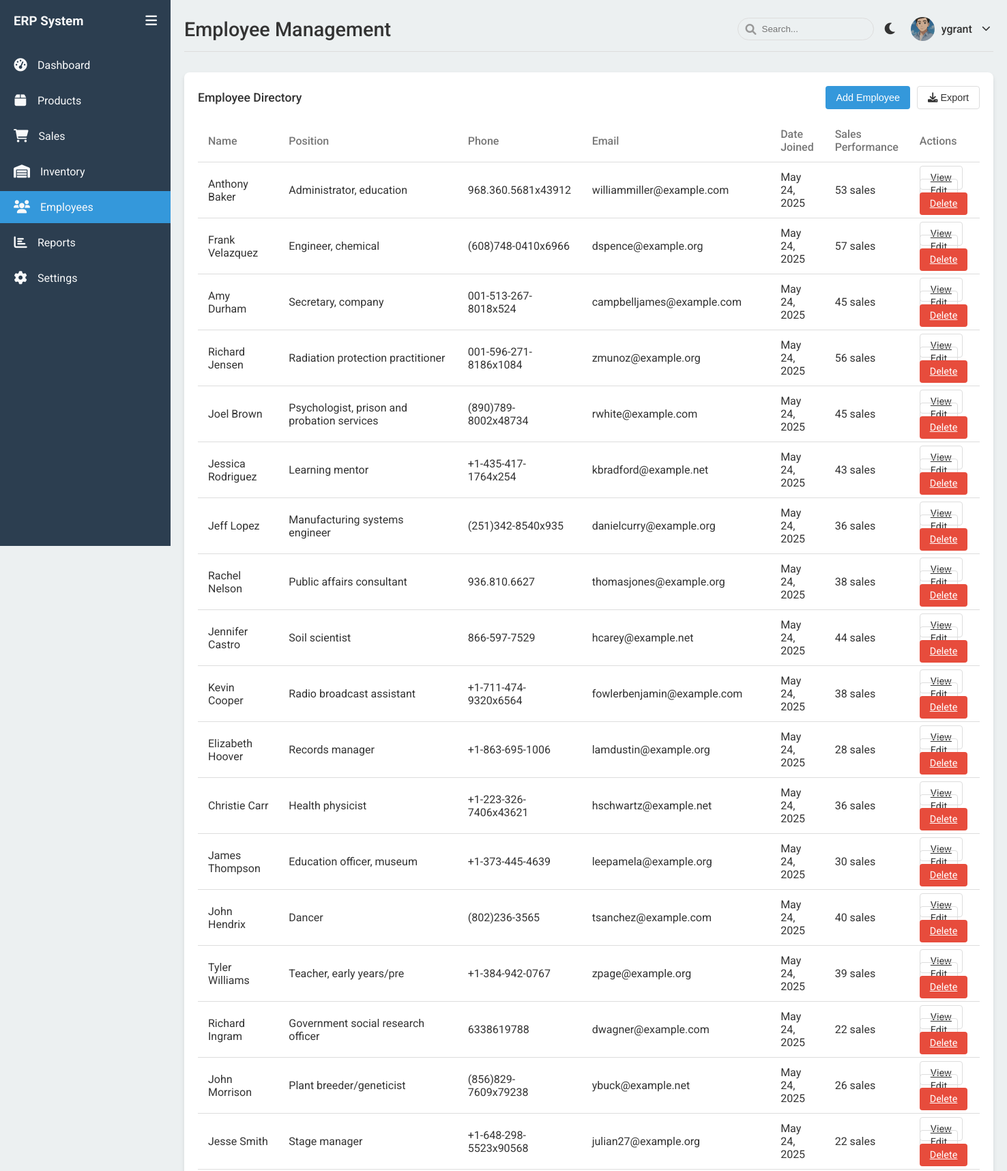
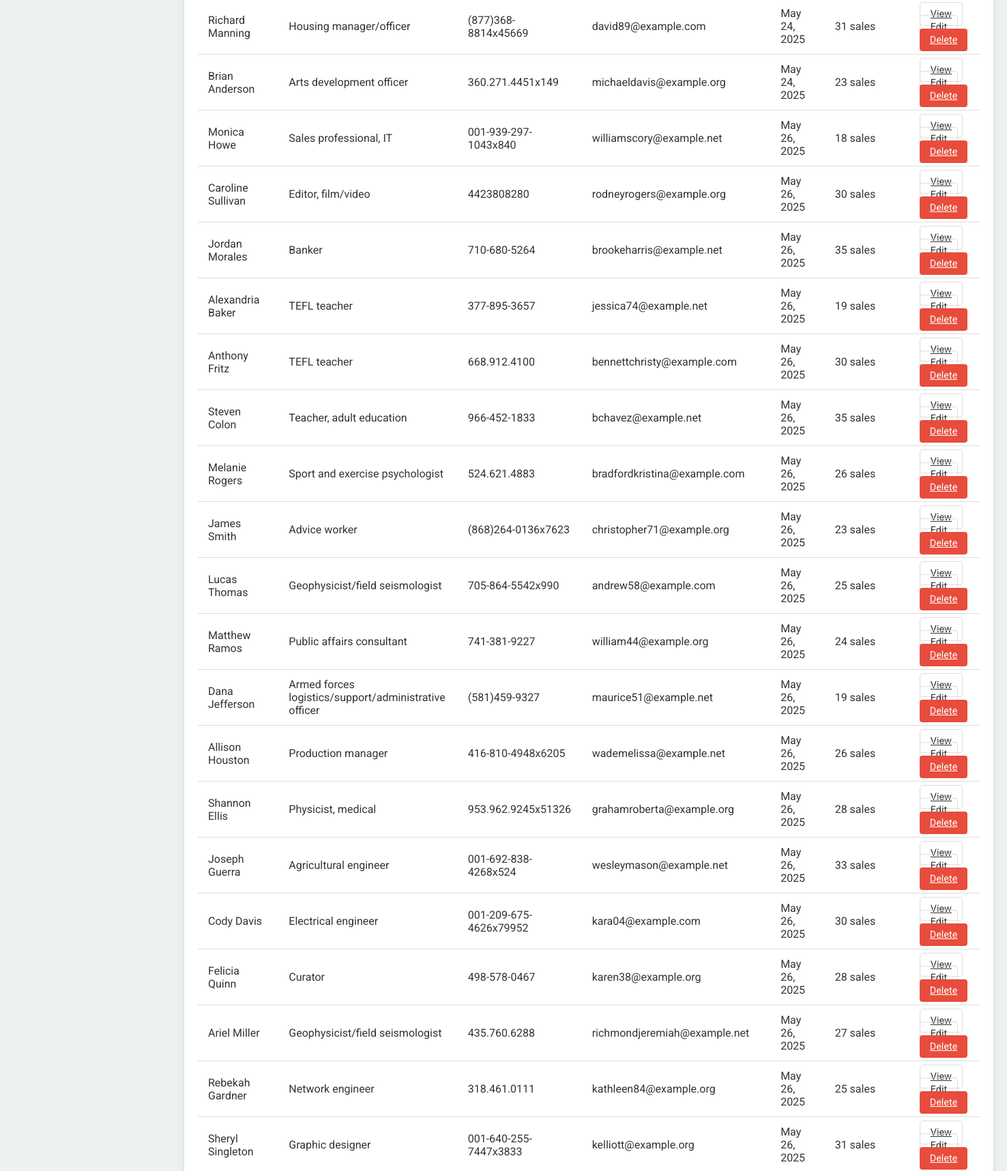
Page /employees/ (signed in, upper part) on the committed database (2 pictures, top to bottom).
### main/models.py (models this page shows, shortened)
class Employee(models.Model):
    user = models.OneToOneField(User, on_delete=models.CASCADE, null=True, blank=True)
    name = models.CharField(max_length=100)
    position = models.CharField(max_length=100)
    phone = models.CharField(max_length=20)
    email = models.EmailField()
    date_joined = models.DateField(auto_now_add=True)

### main/views.py (the view)
@login_required
def employees(request):
    employees_list = Employee.objects.all()
    max_sales = Sale.objects.values('employee').annotate(count=Count('id')).order_by('-count').first()
    max_count = max_sales['count'] if max_sales else 1
    for employee in employees_list:
        employee.sales_count = Sale.objects.filter(employee=employee).count()
        employee.performance_percentage = (employee.sales_count / max_count) * 100 if max_count > 0 else 0
    employee_names = []
    employee_sales = []
    for employee in employees_list:
        employee_names.append(employee.name)
        employee_sales.append(employee.sales_count)
    context = {
        'employees': employees_list,
        'employee_names': json.dumps(employee_names),
        'employee_sales': json.dumps(employee_sales),
    }
    return render(request, 'main/employees.html', context)

### main/templates/main/employees.html (shortened to what this page needs)
{% extends 'main/base.html' %}
{% load static %}
{% block header_title %}Employee Management{% endblock %}
{% block content %}
<div class="table-container">
    <div class="table-header">
        <h3 class="table-title">Employee Directory</h3>
        <div class="table-actions">
            <button class="btn btn-primary" id="addEmployeeBtn">Add Employee</button>
            <button class="btn btn-outline" id="exportEmployeesBtn">
                <i class="fas fa-download"></i> Export
            </button>
        </div>
    </div>
    <table>
        <thead>
            <tr>
                <th>Name</th>
                <th>Position</th>
                <th>Phone</th>
                <th>Email</th>
                <th>Date Joined</th>
                <th>Sales Performance</th>
                <th>Actions</th>
            </tr>
        </thead>
        <tbody>
            {% for employee in employees %}
            <tr>
                <td>{{ employee.name }}</td>
                <td>{{ employee.position }}</td>
                <td>{{ employee.phone }}</td>
                <td>{{ employee.email }}</td>
                <td>{{ employee.date_joined|date:"M d, Y" }}</td>
                <td>
                    <span class="progress-text">{{ employee.sales_count }} sales</span>
                </td>
                <td>
                    <a href="{% url 'employee_detail' employee.id %}" class="btn btn-outline btn-sm">View</a>
                    <a href="{% url 'edit_employee' employee.id %}" class="btn btn-outline btn-sm">Edit</a>
                    <a href="{% url 'delete_employee' employee.id %}" class="btn btn-danger btn-sm">Delete</a>
                </td>
            </tr>
            {% empty %}
            <tr>
                <td colspan="7" style="text-align: center;">No employees found</td>
            </tr>
            {% endfor %}
        </tbody>
    </table>
</div>
{% endblock %}

### main/templates/main/base.html (shortened to what this page needs)
<!DOCTYPE html>
{% load static %}
<html lang="en">
<head>
    <link rel="stylesheet" href="https://cdnjs.cloudflare.com/ajax/libs/font-awesome/6.0.0-beta3/css/all.min.css">
    {% load static %}
    <link rel="stylesheet" href="{% static 'main/css/style.css' %}">
</head>
<body>
    <div class="wrapper">
        <nav class="sidebar" id="sidebar">
            <div class="sidebar-header">
                <h3>ERP System</h3>
                <button class="sidebar-toggle" id="sidebarToggle">
                    <i class="fas fa-bars"></i>
                </button>
            </div>
            <div class="sidebar-menu">
                <ul>
                    <li>
                        <a href="{% url 'dashboard' %}" class="{% if request.path == '/dashboard/' %}active{% endif %}">
                            <span class="icon"><i class="fas fa-tachometer-alt"></i></span>
                            <span class="menu-text">Dashboard</span>
                        </a>
                    </li>
                    <li>
                        <a href="{% url 'products' %}" class="{% if 'products' in request.path %}active{% endif %}">
                            <span class="icon"><i class="fas fa-box"></i></span>
                            <span class="menu-text">Products</span>
                        </a>
                    </li>
                    <li>
                        <a href="{% url 'sales' %}" class="{% if 'sales' in request.path %}active{% endif %}">
                            <span class="icon"><i class="fas fa-shopping-cart"></i></span>
                            <span class="menu-text">Sales</span>
                        </a>
                    </li>
                    <li>
                        <a href="{% url 'inventory' %}" class="{% if 'inventory' in request.path %}active{% endif %}">
                            <span class="icon"><i class="fas fa-warehouse"></i></span>
                            <span class="menu-text">Inventory</span>
                        </a>
                    </li>
                    <li>
                        <a href="{% url 'employees' %}" class="{% if 'employees' in request.path %}active{% endif %}">
                            <span class="icon"><i class="fas fa-users"></i></span>
                            <span class="menu-text">Employees</span>
                        </a>
                    </li>
                    <li>
                        <a href="{% url 'reports' %}" class="{% if 'reports' in request.path %}active{% endif %}">
                            <span class="icon"><i class="fas fa-chart-bar"></i></span>
                            <span class="menu-text">Reports</span>
                        </a>
                    </li>
                    <li>
                        <a href="{% url 'settings' %}" class="{% if 'settings' in request.path %}active{% endif %}">
                            <span class="icon"><i class="fas fa-cog"></i></span>
                            <span class="menu-text">Settings</span>
                        </a>
                    </li>
                </ul>
            </div>
        </nav>
        <div class="main-content" id="mainContent">
            <div class="header">
                <h1>{% block header_title %}Dashboard{% endblock %}</h1>
                <div class="header-actions">
                    <div class="search-box">
                        <i class="fas fa-search"></i>
                        <input type="text" placeholder="Search..." id="searchInput">
                    </div>
                    <button class="theme-toggle" id="themeToggle">
                        <i class="fas fa-moon"></i>
                    </button>
                    <div class="user-profile-dropdown">
                        <div class="user-profile" id="userProfileTrigger">
                            <img src="{% static 'main/img/avatar.jpg' %}" alt="User">
                            <span>{{ request.user.username|default:'Admin' }}</span>
                            <i class="fas fa-chevron-down dropdown-arrow"></i>
                        </div>
                    </div>
                </div>
            </div>
            {% block content %}{% endblock %}
        </div>
    </div>
</body>
</html>

### main/static/main/css/style.css (style rules this page uses)
:root { --primary-color: #3498db; --secondary-color: #2ecc71; --danger-color: #e74c3c; --warning-color: #f39c12; --dark-color: #2c3e50; --light-color: #ecf0f1; --text-color: #333; --text-light: #f8f9fa; --border-color: #ddd; --shadow: 0 4px 6px rgba(0, 0, 0, 0.1); --transition: all 0.3s ease; }
* { margin: 0; padding: 0; box-sizing: border-box; }
body { font-family: 'Roboto', sans-serif; background-color: var(--light-color); color: var(--text-color); transition: var(--transition); }
.wrapper { display: flex; min-height: 100vh; }
.sidebar { width: 250px; background-color: var(--dark-color); color: var(--text-light); transition: var(--transition); position: fixed; height: 100vh; z-index: 1000; }
.sidebar-header { padding: 20px; display: flex; align-items: center; justify-content: space-between; }
.sidebar-header h3 { overflow: hidden; white-space: nowrap; transition: var(--transition); }
.sidebar-toggle { background: none; border: none; color: var(--text-light); cursor: pointer; font-size: 1.2rem; }
.sidebar-menu { padding: 10px 0; }
.sidebar-menu ul { list-style: none; }
.sidebar-menu li { margin-bottom: 5px; }
.sidebar-menu a { display: flex; align-items: center; padding: 12px 20px; color: var(--text-light); text-decoration: none; transition: var(--transition); }
.sidebar-menu a.active { background-color: var(--primary-color); }
.sidebar-menu .icon { margin-right: 15px; font-size: 1.2rem; min-width: 20px; text-align: center; }
.main-content { flex: 1; margin-left: 250px; padding: 20px; transition: var(--transition); }
.header { display: flex; justify-content: space-between; align-items: center; margin-bottom: 30px; padding-bottom: 10px; border-bottom: 1px solid var(--border-color); }
.header h1 { font-size: 1.8rem; font-weight: 500; }
.header-actions { display: flex; align-items: center; gap: 15px; }
.search-box { position: relative; }
.search-box input { padding: 8px 15px; padding-left: 35px; border: 1px solid var(--border-color); border-radius: 20px; background-color: var(--light-color); color: var(--text-color); width: 200px; transition: var(--transition); }
.search-box i { position: absolute; left: 12px; top: 50%; transform: translateY(-50%); color: #999; }
.theme-toggle { background: none; border: none; cursor: pointer; font-size: 1.2rem; color: var(--text-color); }
.user-profile { display: flex; align-items: center; gap: 10px; }
.user-profile img { width: 35px; height: 35px; border-radius: 50%; object-fit: cover; }
.table-container { background-color: #fff; border-radius: 8px; box-shadow: var(--shadow); padding: 20px; margin-bottom: 30px; overflow-x: auto; transition: var(--transition); }
.table-header { display: flex; justify-content: space-between; align-items: center; margin-bottom: 15px; }
.table-title { font-size: 1.1rem; font-weight: 500; }
.table-actions { display: flex; gap: 10px; }
.btn { padding: 8px 15px; border-radius: 4px; border: none; cursor: pointer; font-size: 0.9rem; transition: var(--transition); }
.btn-primary { background-color: var(--primary-color); color: white; }
.btn-danger { background-color: var(--danger-color); color: white; }
.btn-outline { background: none; border: 1px solid var(--border-color); color: var(--text-color); }
table { width: 100%; border-collapse: collapse; }
th, td { padding: 12px 15px; text-align: left; border-bottom: 1px solid var(--border-color); }
th { font-weight: 500; color: #777; }
.user-profile-dropdown { position: relative; }
.user-profile { display: flex; align-items: center; gap: 10px; cursor: pointer; padding: 5px; border-radius: 4px; transition: background-color 0.2s ease; }
.user-profile span { font-weight: 500; }
.dropdown-arrow { margin-left: 5px; font-size: 0.8rem; transition: transform 0.2s ease; }

### rows in the picture
Employee: name "Anthony Baker", position "Administrator, education", phone "968.360.5681x43912", email "williammiller@example.com", date_joined "May 24, 2025", sales_count "53"
Employee: name "Frank Velazquez", position "Engineer, chemical", phone "(608)748-0410x6966", email "dspence@example.org", date_joined "May 24, 2025", sales_count "57"
Employee: name "Amy Durham", position "Secretary, company", phone "001-513-267-8018x524", email "campbelljames@example.com", date_joined "May 24, 2025", sales_count "45"
Employee: name "Richard Jensen", position "Radiation protection practitioner", phone "001-596-271-8186x1084", email "zmunoz@example.org", date_joined "May 24, 2025", sales_count "56"
Employee: name "Joel Brown", position "Psychologist, prison and probation services", phone "(890)789-8002x48734", email "rwhite@example.com", date_joined "May 24, 2025", sales_count "45"
Employee: name "Jessica Rodriguez", position "Learning mentor", phone "+1-435-417-1764x254", email "kbradford@example.net", date_joined "May 24, 2025", sales_count "43"
Employee: name "Jeff Lopez", position "Manufacturing systems engineer", phone "(251)342-8540x935", email "danielcurry@example.org", date_joined "May 24, 2025", sales_count "36"
Employee: name "Rachel Nelson", position "Public affairs consultant", phone "936.810.6627", email "thomasjones@example.org", date_joined "May 24, 2025", sales_count "38"
Employee: name "Jennifer Castro", position "Soil scientist", phone "866-597-7529", email "hcarey@example.net", date_joined "May 24, 2025", sales_count "44"
Employee: name "Kevin Cooper", position "Radio broadcast assistant", phone "+1-711-474-9320x6564", email "fowlerbenjamin@example.com", date_joined "May 24, 2025", sales_count "38"
Employee: name "Elizabeth Hoover", position "Records manager", phone "+1-863-695-1006", email "lamdustin@example.org", date_joined "May 24, 2025", sales_count "28"
Employee: name "Christie Carr", position "Health physicist", phone "+1-223-326-7406x43621", email "hschwartz@example.net", date_joined "May 24, 2025", sales_count "36"
Employee: name "James Thompson", position "Education officer, museum", phone "+1-373-445-4639", email "leepamela@example.org", date_joined "May 24, 2025", sales_count "30"
Employee: name "John Hendrix", position "Dancer", phone "(802)236-3565", email "tsanchez@example.com", date_joined "May 24, 2025", sales_count "40"
Employee: name "Tyler Williams", position "Teacher, early years/pre", phone "+1-384-942-0767", email "zpage@example.org", date_joined "May 24, 2025", sales_count "39"
Employee: name "Richard Ingram", position "Government social research officer", phone "6338619788", email "dwagner@example.com", date_joined "May 24, 2025", sales_count "22"
Employee: name "John Morrison", position "Plant breeder/geneticist", phone "(856)829-7609x79238", email "ybuck@example.net", date_joined "May 24, 2025", sales_count "26"
Employee: name "Jesse Smith", position "Stage manager", phone "+1-648-298-5523x90568", email "julian27@example.org", date_joined "May 24, 2025", sales_count "22"
Employee: name "Richard Manning", position "Housing manager/officer", phone "(877)368-8814x45669", email "david89@example.com", date_joined "May 24, 2025", sales_count "31"
Employee: name "Brian Anderson", position "Arts development officer", phone "360.271.4451x149", email "michaeldavis@example.org", date_joined "May 24, 2025", sales_count "23"
Employee: name "Monica Howe", position "Sales professional, IT", phone "001-939-297-1043x840", email "williamscory@example.net", date_joined "May 26, 2025", sales_count "18"
Employee: name "Caroline Sullivan", position "Editor, film/video", phone "4423808280", email "rodneyrogers@example.org", date_joined "May 26, 2025", sales_count "30"
Employee: name "Jordan Morales", position "Banker", phone "710-680-5264", email "brookeharris@example.net", date_joined "May 26, 2025", sales_count "35"
Employee: name "Alexandria Baker", position "TEFL teacher", phone "377-895-3657", email "jessica74@example.net", date_joined "May 26, 2025", sales_count "19"
Employee: name "Anthony Fritz", position "TEFL teacher", phone "668.912.4100", email "bennettchristy@example.com", date_joined "May 26, 2025", sales_count "30"
Employee: name "Steven Colon", position "Teacher, adult education", phone "966-452-1833", email "bchavez@example.net", date_joined "May 26, 2025", sales_count "35"
Employee: name "Melanie Rogers", position "Sport and exercise psychologist", phone "524.621.4883", email "bradfordkristina@example.com", date_joined "May 26, 2025", sales_count "26"
Employee: name "James Smith", position "Advice worker", phone "(868)264-0136x7623", email "christopher71@example.org", date_joined "May 26, 2025", sales_count "23"
Employee: name "Lucas Thomas", position "Geophysicist/field seismologist", phone "705-864-5542x990", email "andrew58@example.com", date_joined "May 26, 2025", sales_count "25"
Employee: name "Matthew Ramos", position "Public affairs consultant", phone "741-381-9227", email "william44@example.org", date_joined "May 26, 2025", sales_count "24"
Employee: name "Dana Jefferson", position "Armed forces logistics/support/administrative officer", phone "(581)459-9327", email "maurice51@example.net", date_joined "May 26, 2025", sales_count "19"
Employee: name "Allison Houston", position "Production manager", phone "416-810-4948x6205", email "wademelissa@example.net", date_joined "May 26, 2025", sales_count "26"
Employee: name "Shannon Ellis", position "Physicist, medical", phone "953.962.9245x51326", email "grahamroberta@example.org", date_joined "May 26, 2025", sales_count "28"
Employee: name "Joseph Guerra", position "Agricultural engineer", phone "001-692-838-4268x524", email "wesleymason@example.net", date_joined "May 26, 2025", sales_count "33"
Employee: name "Cody Davis", position "Electrical engineer", phone "001-209-675-4626x79952", email "kara04@example.com", date_joined "May 26, 2025", sales_count "30"
Employee: name "Felicia Quinn", position "Curator", phone "498-578-0467", email "karen38@example.org", date_joined "May 26, 2025", sales_count "28"
Employee: name "Ariel Miller", position "Geophysicist/field seismologist", phone "435.760.6288", email "richmondjeremiah@example.net", date_joined "May 26, 2025", sales_count "27"
Employee: name "Rebekah Gardner", position "Network engineer", phone "318.461.0111", email "kathleen84@example.org", date_joined "May 26, 2025", sales_count "25"
Employee: name "Sheryl Singleton", position "Graphic designer", phone "001-640-255-7447x3833", email "kelliott@example.org", date_joined "May 26, 2025", sales_count "31"

### other values in the picture
{{ request.user.username|default:'Admin' }} "ygrant"
